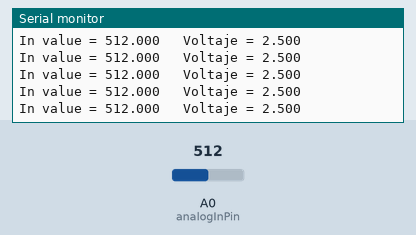
Bench run of a sketch on a simulated Arduino Uno, built with avr-gcc and run on an emulated ATmega328P. Parts: the last lines printed to the serial monitor. Inputs (shaded band) come from the test bench; at power-on: A0 (analogInPin) = 512.

Above: at 1.2 s.
1.3 s: A0 (analogInPin) set to 110
At 1.8 s:
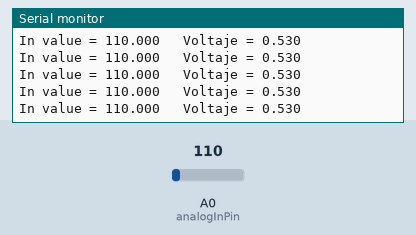
4.3 s: A0 (analogInPin) set to 95
At 5.1 s:
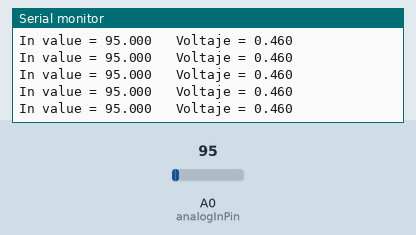
11.8 s: A0 (analogInPin) set to 8
At 12.4 s:
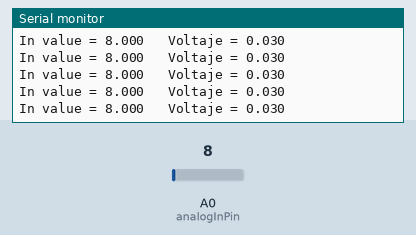
14.8 s: A0 (analogInPin) set to 11
At 15.3 s:
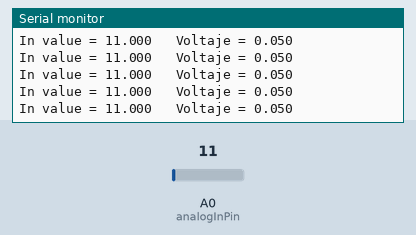
Timing chart, 0 to 17.8 s (numbered marks = the images above; inputs shaded):
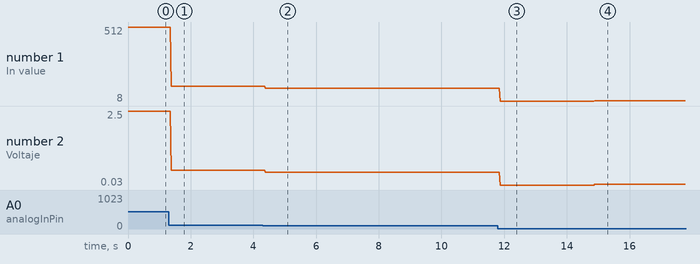

Measured:
- after the input at 1.3 s, the serial monitor: prints a new line after 0.09 s (image 1)
- after the input at 4.3 s, the serial monitor: prints a new line after 0.09 s (image 2)
- after the input at 11.8 s, the serial monitor: prints a new line after 0.08 s (image 3)
- after the input at 14.8 s, the serial monitor: prints a new line after 0.10 s (image 4)
- plotted number 1: 512 → 110 after the input at 1.3 s, 110 → 95 after the input at 4.3 s, 95 → 8 after the input at 11.8 s, 8 → 11 after the input at 14.8 s
- plotted number 2: 2.5 → 0.53 after the input at 1.3 s, 0.53 → 0.46 after the input at 4.3 s, 0.46 → 0.03 after the input at 11.8 s, 0.03 → 0.05 after the input at 14.8 s

The sketch:

2.Lectura_de_variable_analogica.ino
```cpp
// C++ code
//

const int analogInPin = A0;  //declaración pin de entrada analógica

float inValue=0;        // valor leido del potenciómetro (0-1023)
float outValue=0;       // valor traducido en voltios (0-5V)

void setup() {
  // initialize serial communications at 9600 bps:
  Serial.begin(9600);
}

void loop() {
  // leer valor análogo de entrada:
  inValue = analogRead(analogInPin);
  // función map para conversión a valores de voltaje:
  outValue = map(inValue, 0, 1023, 0, 500);
  outValue=outValue/100;

  // imprimir valores en el monitor serial:
  Serial.print("In value = ");
  Serial.print(inValue,3);
  Serial.print("\t Voltaje = ");
  Serial.println(outValue,3);

  // wait 2 milliseconds before the next loop for the analog-to-digital
  // converter to settle after the last reading:
  delay(2);
}
```
